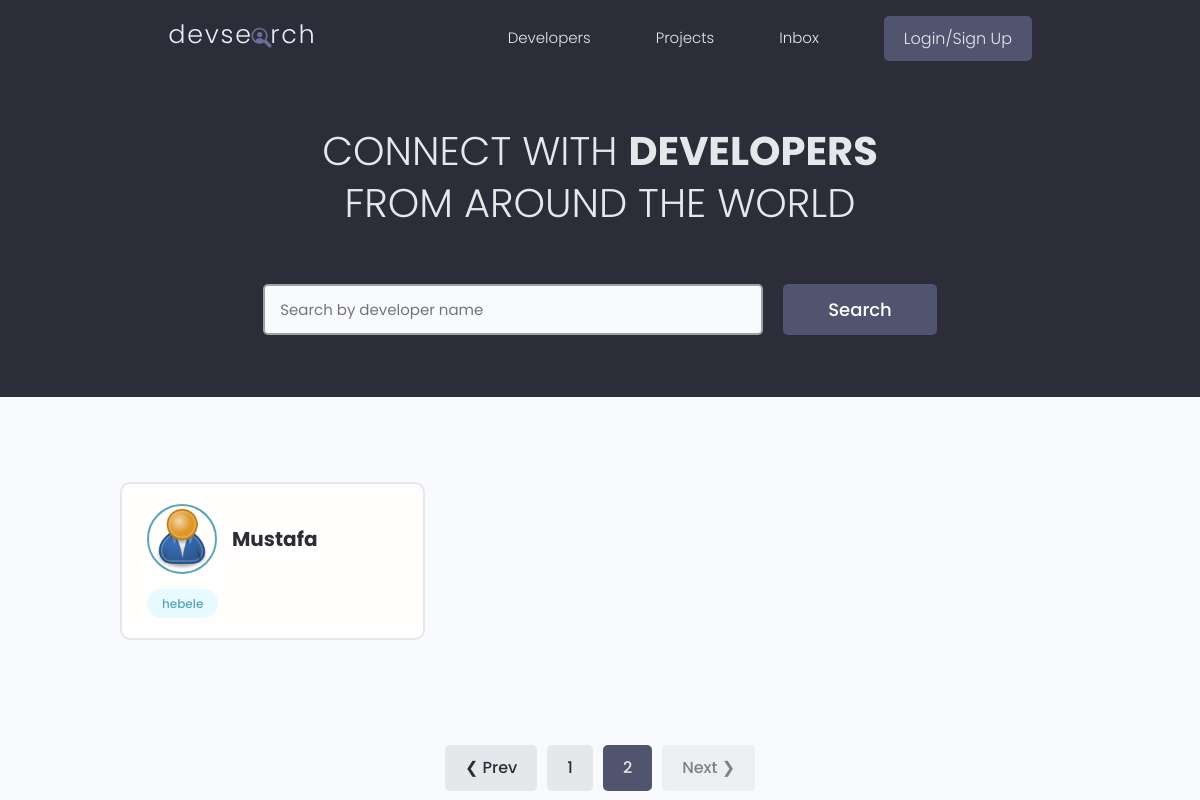
Page /?page=3 on the earlier database version.
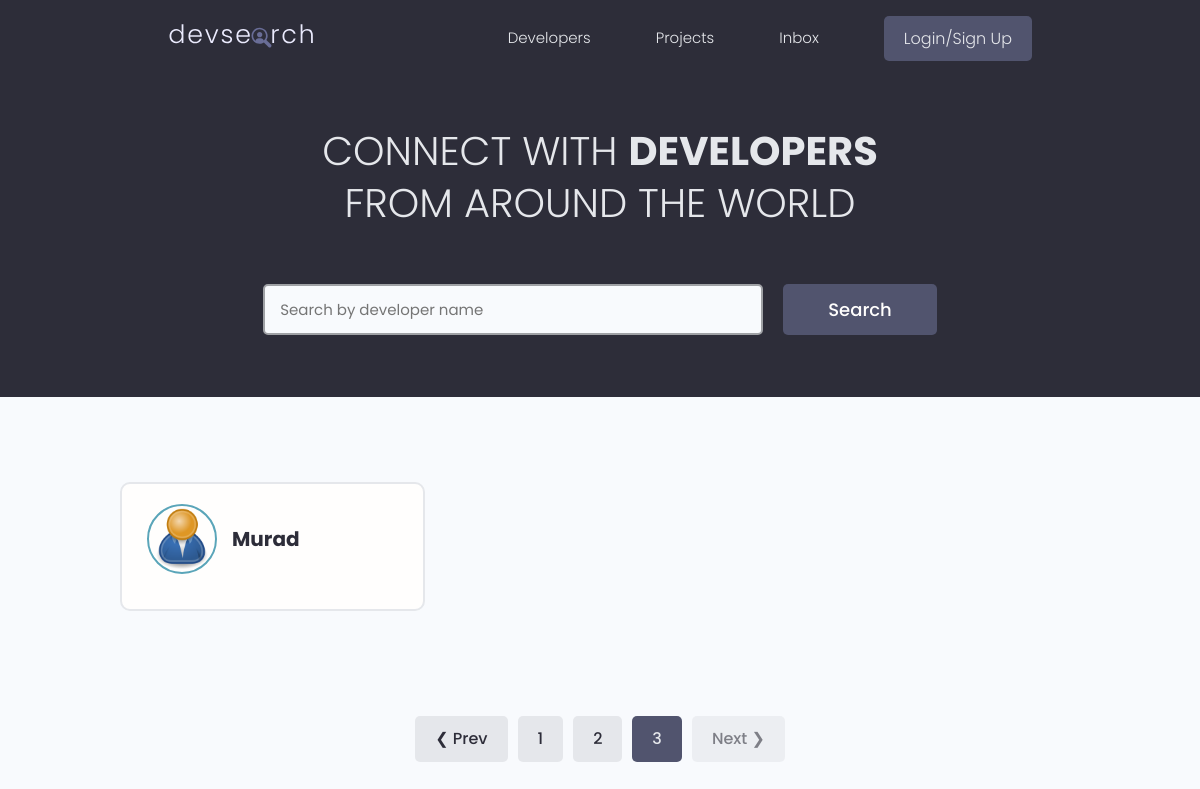
Same page on the later database version.
### users/models.py (models this page shows, shortened)
class Profile(models.Model):
    user = models.OneToOneField(User, on_delete=models.CASCADE, null=True, blank=True)
    name = models.CharField(max_length=100, blank=True, null=True)
    location = models.CharField(max_length=200, blank=True, null=True)
    username = models.CharField(max_length=100, blank=True, null=True)
    email = models.EmailField(max_length=200, blank=True, null=True)
    short_intro = models.CharField(max_length=100, blank=True, null=True)
    bio = models.TextField(blank=True, null=True)
    profile_image = models.ImageField(null=True, blank=True, upload_to='profiles/', default='profiles/user-default.png')
    social_github = models.CharField(max_length=100, blank=True, null=True)
    social_twitter = models.CharField(max_length=100, blank=True, null=True)
    social_linkedin = models.CharField(max_length=100, blank=True, null=True)
    social_youtube = models.CharField(max_length=100, blank=True, null=True)
    social_website = models.CharField(max_length=100, blank=True, null=True)
    created = models.DateTimeField(auto_now_add=True)
    id = models.UUIDField(default=uuid.uuid4, unique=True, primary_key=True, editable=False)
    class Meta:
        ordering: ['created']

class Skill(models.Model):
    owner = models.ForeignKey(Profile, on_delete=models.CASCADE, null=True)
    name = models.CharField(max_length=200, blank=True, null=True)
    description = models.TextField(max_length=500, blank=True, null=True)
    created = models.DateTimeField(auto_now_add=True)
    id = models.UUIDField(unique=True, primary_key=True, default=uuid.uuid4, editable=False)
    def __str__(self):
        return self.name

### users/views.py (the view)
# urls.py: path('', views.profiles, name='profiles'),
def profiles(request):
    profiles, search_text = searchProfiles(request)
    custom_range, profiles, paginator_num_pages = paginateProfiles(request, profiles, 1)
    return render(request, 'users/profiles.html', {
        'profiles': profiles,
        'search_query': search_text,
        'paginator_num_pages': paginator_num_pages,
        'custom_range': custom_range,
        'before_last_page': paginator_num_pages - 1
    })

### users/templatetags/truncate.py (called while the page is built)
@register.filter
def truncate(value, length):
    if value is None:
        return ''
    if len(value) > length:
        return value[:length] + '...'
    return value

### users/utils.py (called while the page is built)
def searchProfiles(request):
    search_text = ''
    if request.GET.get('search_query'):
        search_text = request.GET.get('search_query')
    skills = Skill.objects.filter(name__icontains=search_text)
    profiles = Profile.objects.distinct().filter(
        Q(name__icontains=search_text) |
        Q(short_intro__icontains=search_text) |
        Q(skill__in=skills)
    )
    return profiles, search_text

### users/templates/users/profiles.html (shortened to what this page needs)
{% extends 'main.html' %}}
{% block content %}
{% load truncate %}
<main class="home">
    <section class="hero-section text-center">
        <div class="container container--narrow">
            <div class="hero-section__box">
                <h2>CONNECT WITH <span>DEVELOPERS</span></h2>
                <h2>FROM AROUND THE WORLD</h2>
            </div>
            <div class="hero-section__search">
                <form id="searchForm" class="form" action="{% url 'profiles' %}" method="get">
                    <div class="form__field">
                        <input class="input input--text" id="formInput#search" type="text" name="search_query"
                               value="{{search_query}}" placeholder="Search by developer name"/>
                    </div>
                    <input class="btn btn--sub btn--lg" type="submit" value="Search"/>
                </form>
            </div>
        </div>
    </section>
    <section class="devlist">
        <div class="container">
            <div class="grid grid--three">
                {% for profile in profiles %}
                <div class="column card">
                    <div class="dev">
                        <a href="{% url 'user-profile' profile.id %}" class="card__body">
                            <div class="dev__profile">
                                <img class="avatar avatar--md" src="{{profile.profile_image.url}}"
                                     alt="image"/>
                                <div class="dev__meta">
                                    <h3>{{profile.name}}</h3>
                                </div>
                            </div>
                            <div class="dev__skills">
                                {% for skill in profile.skill_set.all|slice:"6" %}
                                <span class="tag tag--pill tag--main">
                                    <small>{{skill}}</small>
                                  </span>
                                {% endfor %}
                            </div>
                        </a>
                    </div>
                </div>
                {% endfor %}
            </div>
        </div>
    </section>
    {% include 'pagination.html' with queryset=profiles custom_range=custom_range paginator_num_pages=paginator_num_pages before_last_page=before_last_page %}
</main>
{% endblock content %}

Differences in the rows shown:
no longer on this page (row unchanged): Profile: profile_image (placeholder picture), name "Mustafa"
no longer on this page (row unchanged): Skill: name "hebele"
added Profile: profile_image (placeholder picture), name "Murad"
Other differences:
list line gone: "2"
new list line: "2"
new list line: "3"
